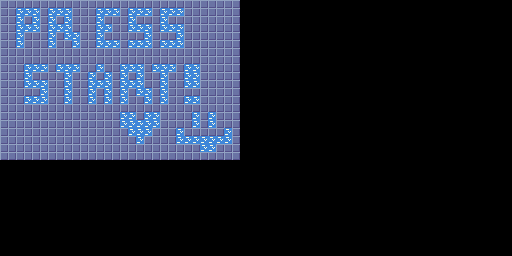

The image is a tile-based game level rendered from a .tmx file. Its description and complete source (layers, tilesets, objects, tile grids) follow:
An orthogonal 64x32 tile map with 8x8 px tiles, 1 tile layer (Tile Layer 1).

<map version="1.10" tiledversion="1.11.2" orientation="orthogonal" renderorder="right-down" width="64" height="32" tilewidth="8" tileheight="8" infinite="0" nextlayerid="2" nextobjectid="1">
 <editorsettings>
  <export target="start.c" format="gba" />
 </editorsettings>
 <tileset firstgid="1" source="tileset.tsx" />
 <layer id="1" name="Tile Layer 1" width="64" height="32">
  <data encoding="csv">
2,2,2,2,2,2,2,2,2,2,2,2,2,2,2,2,2,2,2,2,2,2,2,2,2,2,2,2,2,2,0,0,0,0,0,0,0,0,0,0,0,0,0,0,0,0,0,0,0,0,0,0,0,0,0,0,0,0,0,0,0,0,0,0,
2,2,3,3,3,2,3,3,3,2,2,2,3,3,3,2,3,3,3,2,3,3,3,2,2,2,2,2,2,2,0,0,0,0,0,0,0,0,0,0,0,0,0,0,0,0,0,0,0,0,0,0,0,0,0,0,0,0,0,0,0,0,0,0,
2,2,3,2,3,2,3,2,3,2,2,2,3,2,2,2,3,2,2,2,3,2,2,2,2,2,2,2,2,2,0,0,0,0,0,0,0,0,0,0,0,0,0,0,0,0,0,0,0,0,0,0,0,0,0,0,0,0,0,0,0,0,0,0,
2,2,3,3,3,2,3,3,3,2,2,2,3,3,2,2,3,3,3,2,3,3,3,2,2,2,2,2,2,2,0,0,0,0,0,0,0,0,0,0,0,0,0,0,0,0,0,0,0,0,0,0,0,0,0,0,0,0,0,0,0,0,0,0,
2,2,3,2,2,2,3,2,3,3,2,2,3,2,2,2,2,2,3,2,2,2,3,2,2,2,2,2,2,2,0,0,0,0,0,0,0,0,0,0,0,0,0,0,0,0,0,0,0,0,0,0,0,0,0,0,0,0,0,0,0,0,0,0,
2,2,3,2,2,2,3,2,2,3,2,2,3,3,3,2,3,3,3,2,3,3,3,2,2,2,2,2,2,2,0,0,0,0,0,0,0,0,0,0,0,0,0,0,0,0,0,0,0,0,0,0,0,0,0,0,0,0,0,0,0,0,0,0,
2,2,2,2,2,2,2,2,2,2,2,2,2,2,2,2,2,2,2,2,2,2,2,2,2,2,2,2,2,2,0,0,0,0,0,0,0,0,0,0,0,0,0,0,0,0,0,0,0,0,0,0,0,0,0,0,0,0,0,0,0,0,0,0,
2,2,2,2,2,2,2,2,2,2,2,2,2,2,2,2,2,2,2,2,2,2,2,2,2,2,2,2,2,2,0,0,0,0,0,0,0,0,0,0,0,0,0,0,0,0,0,0,0,0,0,0,0,0,0,0,0,0,0,0,0,0,0,0,
2,2,2,3,3,3,2,3,3,3,2,2,3,2,2,3,3,3,2,3,3,3,2,3,3,2,2,2,2,2,0,0,0,0,0,0,0,0,0,0,0,0,0,0,0,0,0,0,0,0,0,0,0,0,0,0,0,0,0,0,0,0,0,0,
2,2,2,3,2,2,2,2,3,2,2,3,2,3,2,3,2,3,2,2,3,2,2,3,3,2,2,2,2,2,0,0,0,0,0,0,0,0,0,0,0,0,0,0,0,0,0,0,0,0,0,0,0,0,0,0,0,0,0,0,0,0,0,0,
2,2,2,3,3,3,2,2,3,2,2,3,3,3,2,3,3,3,2,2,3,2,2,3,3,2,2,2,2,2,0,0,0,0,0,0,0,0,0,0,0,0,0,0,0,0,0,0,0,0,0,0,0,0,0,0,0,0,0,0,0,0,0,0,
2,2,2,2,2,3,2,2,3,2,2,3,2,3,2,3,2,3,3,2,3,2,2,2,2,2,2,2,2,2,0,0,0,0,0,0,0,0,0,0,0,0,0,0,0,0,0,0,0,0,0,0,0,0,0,0,0,0,0,0,0,0,0,0,
2,2,2,3,3,3,2,2,3,2,2,3,2,3,2,3,2,2,3,2,3,2,2,3,3,2,2,2,2,2,0,0,0,0,0,0,0,0,0,0,0,0,0,0,0,0,0,0,0,0,0,0,0,0,0,0,0,0,0,0,0,0,0,0,
2,2,2,2,2,2,2,2,2,2,2,2,2,2,2,2,2,2,2,2,2,2,2,2,2,2,2,2,2,2,0,0,0,0,0,0,0,0,0,0,0,0,0,0,0,0,0,0,0,0,0,0,0,0,0,0,0,0,0,0,0,0,0,0,
2,2,2,2,2,2,2,2,2,2,2,2,2,2,2,3,3,2,3,3,2,2,2,2,3,2,3,2,2,2,0,0,0,0,0,0,0,0,0,0,0,0,0,0,0,0,0,0,0,0,0,0,0,0,0,0,0,0,0,0,0,0,0,0,
2,2,2,2,2,2,2,2,2,2,2,2,2,2,2,3,3,3,3,3,2,2,2,2,3,2,3,2,2,2,0,0,0,0,0,0,0,0,0,0,0,0,0,0,0,0,0,0,0,0,0,0,0,0,0,0,0,0,0,0,0,0,0,0,
2,2,2,2,2,2,2,2,2,2,2,2,2,2,2,2,3,3,3,2,2,2,3,2,2,2,2,2,3,2,0,0,0,0,0,0,0,0,0,0,0,0,0,0,0,0,0,0,0,0,0,0,0,0,0,0,0,0,0,0,0,0,0,0,
2,2,2,2,2,2,2,2,2,2,2,2,2,2,2,2,2,3,2,2,2,2,3,3,3,3,3,3,3,2,0,0,0,0,0,0,0,0,0,0,0,0,0,0,0,0,0,0,0,0,0,0,0,0,0,0,0,0,0,0,0,0,0,0,
2,2,2,2,2,2,2,2,2,2,2,2,2,2,2,2,2,2,2,2,2,2,2,2,2,3,3,2,2,2,0,0,0,0,0,0,0,0,0,0,0,0,0,0,0,0,0,0,0,0,0,0,0,0,0,0,0,0,0,0,0,0,0,0,
2,2,2,2,2,2,2,2,2,2,2,2,2,2,2,2,2,2,2,2,2,2,2,2,2,2,2,2,2,2,0,0,0,0,0,0,0,0,0,0,0,0,0,0,0,0,0,0,0,0,0,0,0,0,0,0,0,0,0,0,0,0,0,0,
0,0,0,0,0,0,0,0,0,0,0,0,0,0,0,0,0,0,0,0,0,0,0,0,0,0,0,0,0,0,0,0,0,0,0,0,0,0,0,0,0,0,0,0,0,0,0,0,0,0,0,0,0,0,0,0,0,0,0,0,0,0,0,0,
0,0,0,0,0,0,0,0,0,0,0,0,0,0,0,0,0,0,0,0,0,0,0,0,0,0,0,0,0,0,0,0,0,0,0,0,0,0,0,0,0,0,0,0,0,0,0,0,0,0,0,0,0,0,0,0,0,0,0,0,0,0,0,0,
0,0,0,0,0,0,0,0,0,0,0,0,0,0,0,0,0,0,0,0,0,0,0,0,0,0,0,0,0,0,0,0,0,0,0,0,0,0,0,0,0,0,0,0,0,0,0,0,0,0,0,0,0,0,0,0,0,0,0,0,0,0,0,0,
0,0,0,0,0,0,0,0,0,0,0,0,0,0,0,0,0,0,0,0,0,0,0,0,0,0,0,0,0,0,0,0,0,0,0,0,0,0,0,0,0,0,0,0,0,0,0,0,0,0,0,0,0,0,0,0,0,0,0,0,0,0,0,0,
0,0,0,0,0,0,0,0,0,0,0,0,0,0,0,0,0,0,0,0,0,0,0,0,0,0,0,0,0,0,0,0,0,0,0,0,0,0,0,0,0,0,0,0,0,0,0,0,0,0,0,0,0,0,0,0,0,0,0,0,0,0,0,0,
0,0,0,0,0,0,0,0,0,0,0,0,0,0,0,0,0,0,0,0,0,0,0,0,0,0,0,0,0,0,0,0,0,0,0,0,0,0,0,0,0,0,0,0,0,0,0,0,0,0,0,0,0,0,0,0,0,0,0,0,0,0,0,0,
0,0,0,0,0,0,0,0,0,0,0,0,0,0,0,0,0,0,0,0,0,0,0,0,0,0,0,0,0,0,0,0,0,0,0,0,0,0,0,0,0,0,0,0,0,0,0,0,0,0,0,0,0,0,0,0,0,0,0,0,0,0,0,0,
0,0,0,0,0,0,0,0,0,0,0,0,0,0,0,0,0,0,0,0,0,0,0,0,0,0,0,0,0,0,0,0,0,0,0,0,0,0,0,0,0,0,0,0,0,0,0,0,0,0,0,0,0,0,0,0,0,0,0,0,0,0,0,0,
0,0,0,0,0,0,0,0,0,0,0,0,0,0,0,0,0,0,0,0,0,0,0,0,0,0,0,0,0,0,0,0,0,0,0,0,0,0,0,0,0,0,0,0,0,0,0,0,0,0,0,0,0,0,0,0,0,0,0,0,0,0,0,0,
0,0,0,0,0,0,0,0,0,0,0,0,0,0,0,0,0,0,0,0,0,0,0,0,0,0,0,0,0,0,0,0,0,0,0,0,0,0,0,0,0,0,0,0,0,0,0,0,0,0,0,0,0,0,0,0,0,0,0,0,0,0,0,0,
0,0,0,0,0,0,0,0,0,0,0,0,0,0,0,0,0,0,0,0,0,0,0,0,0,0,0,0,0,0,0,0,0,0,0,0,0,0,0,0,0,0,0,0,0,0,0,0,0,0,0,0,0,0,0,0,0,0,0,0,0,0,0,0,
0,0,0,0,0,0,0,0,0,0,0,0,0,0,0,0,0,0,0,0,0,0,0,0,0,0,0,0,0,0,0,0,0,0,0,0,0,0,0,0,0,0,0,0,0,0,0,0,0,0,0,0,0,0,0,0,0,0,0,0,0,0,0,0
</data>
 </layer>
</map>